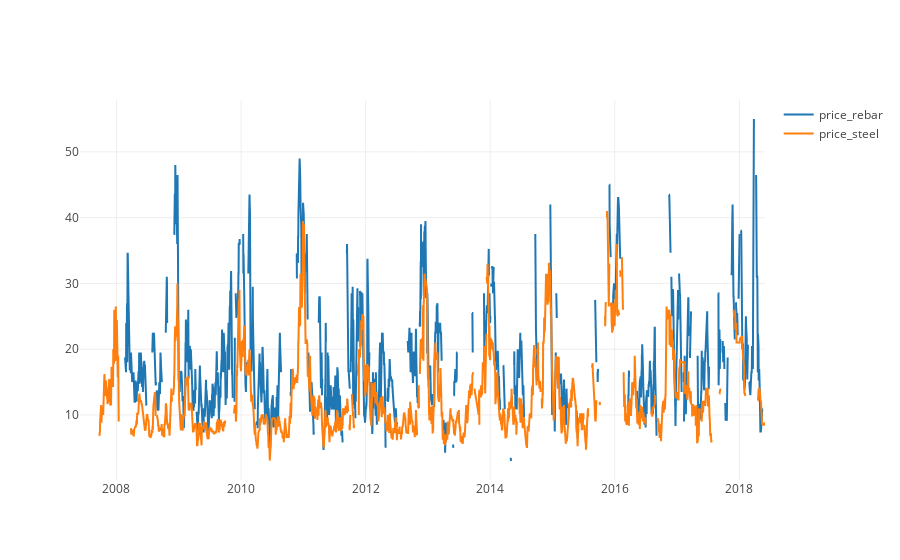

Write notebook code for a chart like this one.
### Markdown cell above
Now we can clearly see two points. First, it is much better distinguishable that how the occuring of prices for concrete and glass match. This again, shows that they are bought around the same time periods (Summer and Fall). For each period, the drop of prices are almost similar. Although the concrete price almost follows the same pattern in each period. It starts with the highest price at the start of the period (usually mid may) and declines for about 2 months and then around late July or mid August starts to increase.

For the price of glass one thing considerable is that the changes do not happen daily. It shows the more stable market of glass. 

***One thing important for both concrete and glass is that an increase in the prices is clear by looking into the annual prices***

### Code cell
plotly_df(df[['price_rebar','price_steel']])

### Figure 1 — Plotly figure (JSON) as saved in the notebook; plotly's stock layout.template omitted (floating-point values rounded to 4 significant figures; data arrays with more than 128 entries replaced by an {"elided": "..."} marker saying what was removed)
{"data": [{"mode": "lines", "name": "price_rebar", "type": "scatter", "uid": "0a815d26-349d-4db9-8f2a-2fb8920562db", "x": {"elided": "2735 str values"}, "y": {"elided": "2735 float values"}}, {"mode": "lines", "name": "price_steel", "type": "scatter", "uid": "c44bd4cd-8267-465f-ab57-71d199f19260", "x": {"elided": "2735 str values"}, "y": {"elided": "2735 float values"}}], "layout": {"title": {"text": ""}}}
